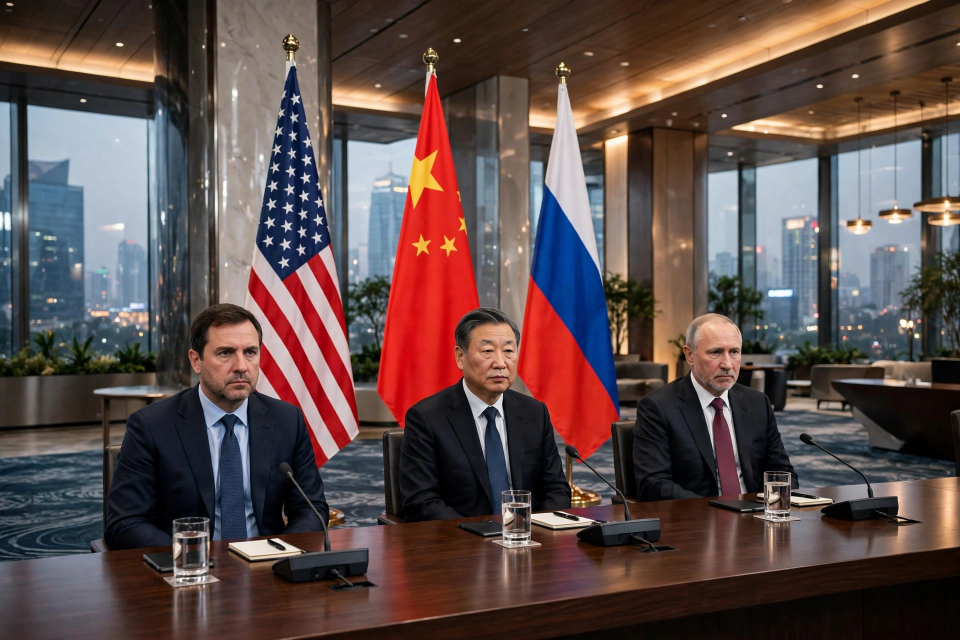
#> input picture panels/media-generation-hero-summit-0-99e63138-0863-4293-a611-42153d2e056a.webp, 1920 x 1280 px (shown at 1/2 size); its folder holds 3 pictures in this run
$ python compose.py
#> lines starting #> are read from the running program, lines starting #| are printed output that depends on the picture
#!/usr/bin/env python3
"""Compose the make.fun news-image entry for 22 November 2026.

A newspaper front page: masthead, two-line headline, hero summit photo,
two photo stories side by side, and a dark strip with markets + briefs.
All lettering is drawn with PIL, so the text stays crisp; the photos are
AI-generated editorial panels kept in ./panels.
Output: entry.png, 1024x1024, under the 1 MiB cap.
"""
import os
import sys

from PIL import Image, ImageDraw, ImageEnhance, ImageFont

HERE = os.path.dirname(os.path.abspath(__file__))
PANEL_DIR = os.path.join(HERE, "panels")

PAGE_W, PAGE_H = 1024, 1024
PAPER = (250, 246, 234)
INK = (18, 18, 18)
ACCENT = (176, 30, 42)
MUTED = (96, 92, 82)
CREAM = (250, 246, 234)
STRIP_INK = (232, 228, 216)

FONTS = {
    "mast": "/usr/share/fonts/truetype/dejavu/DejaVuSerif-Bold.ttf",
    "head": "/usr/share/fonts/truetype/dejavu/DejaVuSerif-Bold.ttf",
    "cap": "/usr/share/fonts/truetype/noto/NotoSerif-Italic.ttf",
    "sans": "/usr/share/fonts/truetype/dejavu/DejaVuSans.ttf",
    "sans_b": "/usr/share/fonts/truetype/dejavu/DejaVuSans-Bold.ttf",
}


def load(name, size):
#> in place_photo, img is the input picture: PIL image 1920x1280 RGB; mean R, G, B 94, 76.4, 74.4
    return ImageFont.truetype(FONTS[name], size)


def fit_crop(img, tw, th):
    """Center-crop the image to the target aspect ratio, then resize."""
#> called with tw = 968, th = 292
    w, h = img.size
#> w = 1920; h = 1280
    if w / h > tw / th:
        cut = int(h * tw / th)
        left = (w - cut) // 2
        img = img.crop((left, 0, left + cut, h))
    else:
        cut = int(w * th / tw)
#> cut = 579
        top = (h - cut) // 2
#> top = 350
        img = img.crop((0, top, w, top + cut))
#> img: PIL image 1920x579 RGB
    return img.resize((tw, th), Image.LANCZOS)
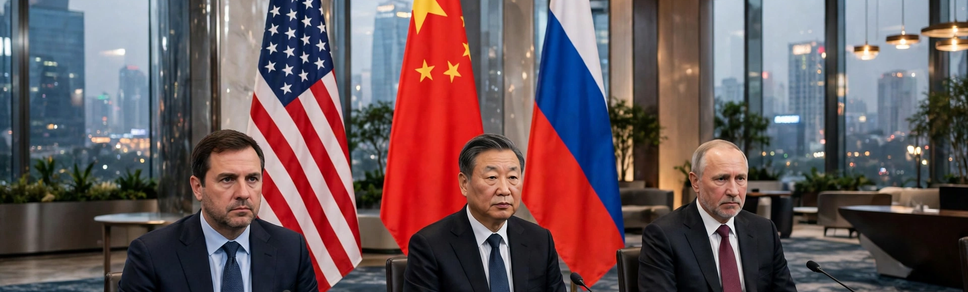
#> returned value: PIL image 968x292 RGB; mean R, G, B 105.9, 86.1, 89.7


def wrap_text(draw, text, font, max_width):
    out, current = [], ""
    for word in text.split():
        trial = (current + " " + word).strip()
        if draw.textlength(trial, font=font) <= max_width:
            current = trial
        else:
            out.append(current)
            current = word
    if current:
        out.append(current)
    return out


def place_photo(page, draw, filename, x, y, w, h):
    img = Image.open(os.path.join(PANEL_DIR, filename)).convert("RGB")
    img = fit_crop(img, w, h)
    img = ImageEnhance.Color(img).enhance(1.05)
#> img: PIL image 968x292 RGB
    img = ImageEnhance.Contrast(img).enhance(1.03)
    page.paste(img, (x, y))
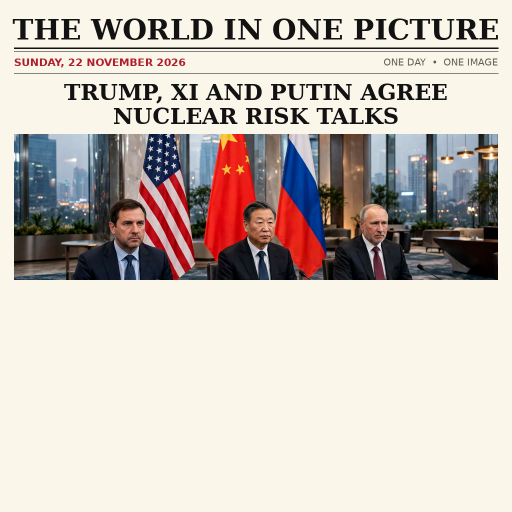
#> page: PIL image 1024x1024 RGB (shown at 1/2 size); mean R, G, B 202.6, 193.8, 186.5
    draw.rectangle([x, y, x + w, y + h], outline=INK, width=2)


def story_column(draw, x, y, width, kicker, subhead, body):
    draw.text((x, y), kicker, font=load("sans_b", 19), fill=ACCENT)
    draw.text((x, y + 24), subhead, font=load("sans_b", 17), fill=INK)
    lines = wrap_text(draw, body, load("sans", 16), width)
    cursor = y + 48
    for line in lines:
        draw.text((x, cursor), line, font=load("sans", 16), fill=INK)
        cursor += 20


def build():
    page = Image.new("RGB", (PAGE_W, PAGE_H), PAPER)
    draw = ImageDraw.Draw(page)
    margin = 28
    edge = PAGE_W - margin

    # Masthead.
    draw.text((PAGE_W // 2, 26), "THE WORLD IN ONE PICTURE",
              font=load("mast", 56), fill=INK, anchor="ma")
    draw.line([(margin, 96), (edge, 96)], fill=INK, width=3)
    draw.line([(margin, 102), (edge, 102)], fill=INK, width=1)

    # Dateline row.
    draw.text((margin, 112), "SUNDAY, 22 NOVEMBER 2026",
              font=load("sans_b", 21), fill=ACCENT)
    draw.text((edge, 113), "ONE DAY  \u2022  ONE IMAGE",
              font=load("sans", 19), fill=MUTED, anchor="ra")
    draw.line([(margin, 146), (edge, 146)], fill=INK, width=1)

    # Two-line headline.
    draw.text((PAGE_W // 2, 158), "TRUMP, XI AND PUTIN AGREE",
              font=load("head", 44), fill=INK, anchor="ma")
    draw.text((PAGE_W // 2, 206), "NUCLEAR RISK TALKS",
              font=load("head", 44), fill=INK, anchor="ma")

    # Hero photo: the Shenzhen summit.
    place_photo(page, draw,
                "media-generation-hero-summit-0-99e63138-0863-4293-a611-42153d2e056a.webp",
                margin, 268, edge - margin, 292)

    # Hero caption, two lines.
    caption = ("SHENZHEN \u2014 Trump, Xi and Putin hold the first trilateral summit "
               "in history and agree to open talks on nuclear risk reduction.")
    lines = wrap_text(draw, caption, load("cap", 19), edge - margin)
#> lines = 2 items
    cursor = 572
    for line in lines:
        draw.text((margin, cursor), line, font=load("cap", 19), fill=INK)
        cursor += 26
#> this loop made 2 passes
#> cursor on pass 1: 598
#> (line, cursor) on pass 2: ('nuclear risk reduction.', 624)
#> after the loop, cursor = 624

    # Two photo stories side by side.
    gap = 12
    col_w = (edge - margin - gap) // 2
    row_y, img_h = 640, 150
    place_photo(page, draw,
                "media-generation-panel-mexico-0-f7598a5d-1e16-44b7-90c0-1e262a10d1f1.webp",
                margin, row_y, col_w, img_h)
#> call 2 of place_photo, with x = 28, y = 640, w = 478, h = 150
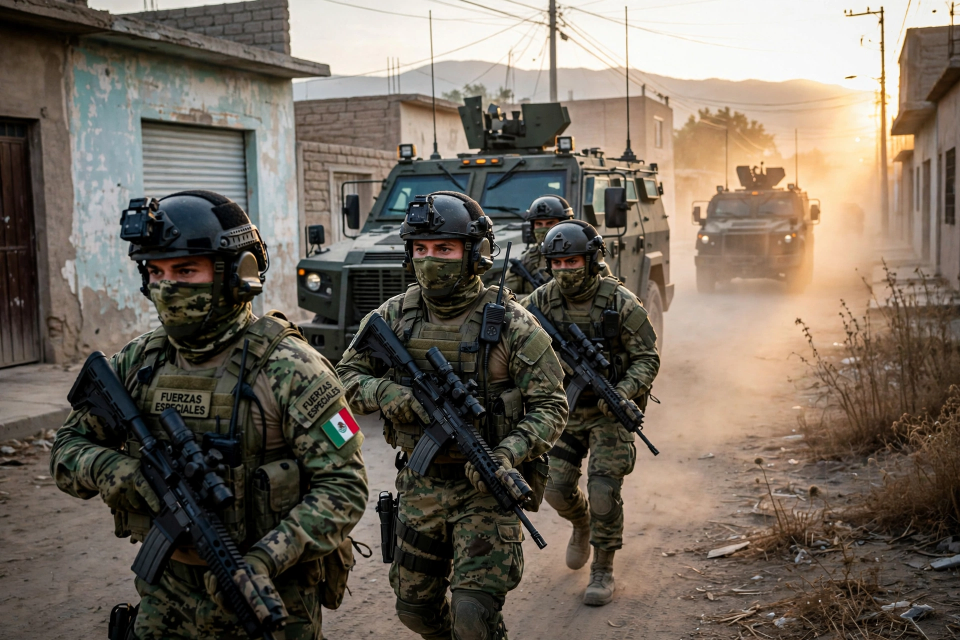
#> input picture panels/media-generation-panel-mexico-0-f7598a5d-1e16-44b7-90c0-1e262a10d1f1.webp, 1920 x 1280 px (shown at 1/2 size)
#> in place_photo, img is the input picture: PIL image 1920x1280 RGB; mean R, G, B 112.6, 102.8, 91.5
#> call 2 of fit_crop, with tw = 478, th = 150
#> in fit_crop (call 2), `return img.resize((tw, th), Image.LANCZOS)`:
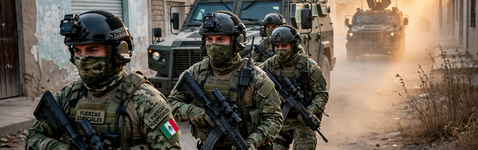
#> returned value: PIL image 478x150 RGB; mean R, G, B 101.4, 91.3, 79.8
    place_photo(page, draw,
                "media-generation-panel-hormuz-0-4732c55e-11de-4069-8a57-c84c60e67519.webp",
                margin + col_w + gap, row_y, col_w, img_h)
#> call 3 of place_photo, with x = 518, y = 640, w = 478, h = 150
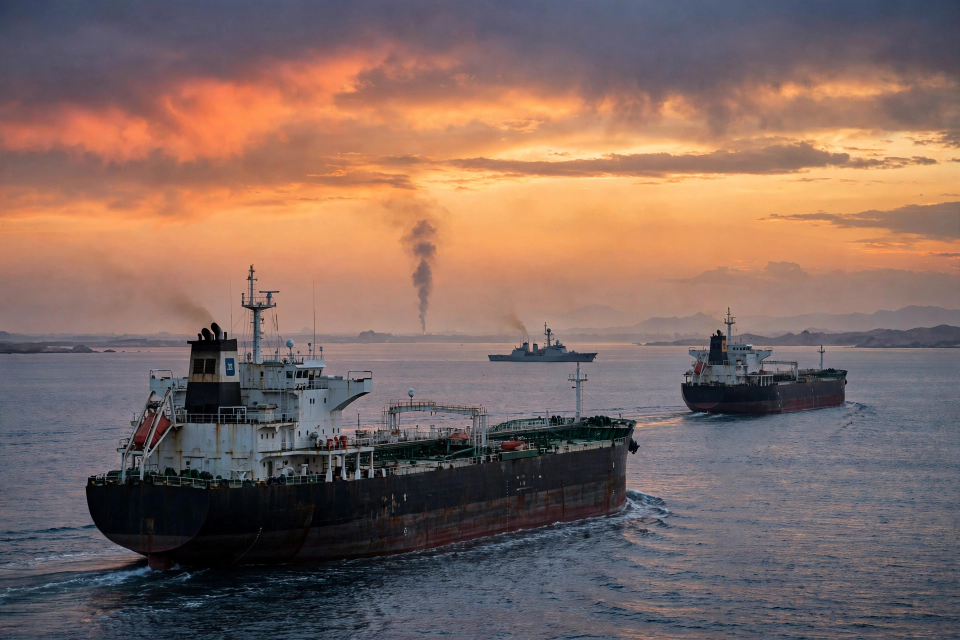
#> input picture panels/media-generation-panel-hormuz-0-4732c55e-11de-4069-8a57-c84c60e67519.webp, 1920 x 1280 px (shown at 1/2 size)
#> in place_photo, img is the input picture: PIL image 1920x1280 RGB; mean R, G, B 129.3, 105.1, 96.8
#> call 3 of fit_crop, with tw = 478, th = 150
#> in fit_crop (call 3), `return img.resize((tw, th), Image.LANCZOS)`:
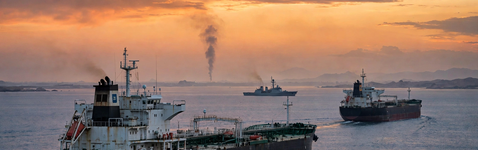
#> returned value: PIL image 478x150 RGB; mean R, G, B 153.8, 122.4, 105.7
    story_column(draw, margin, row_y + img_h + 10, col_w,
                 "SINALOA, MEXICO", "\u2018El Chapo Isidro\u2019 captured",
                 "Mexican troops seize cartel boss Fausto Isidro Meza "
                 "Flores; 11 killed in the raid.")
    story_column(draw, margin + col_w + gap, row_y + img_h + 10, col_w,
                 "STRAIT OF HORMUZ", "Iran strikes; tankers hit",
                 "Bahrain blames Iran for hitting a civilian site as two "
                 "tankers are attacked near Hormuz.")

    # Dark strip: markets + the day in brief.
    strip_y, strip_h = 904, 76
    draw.rectangle([margin, strip_y, edge, strip_y + strip_h], fill=INK)
    draw.text((margin + 14, strip_y + 10),
              "MARKETS  \u25bc  S&P 500 slides into correction as AI stocks plunge",
              font=load("sans_b", 17), fill=CREAM)
    draw.text((margin + 14, strip_y + 40),
              "COP31 \u2014 Climate talks in overtime  \u2022  PERU \u2014 6.7 quake shakes "
              "Andes  \u2022  INDONESIA \u2014 3 dead, 36 missing in fire",
              font=load("sans", 15), fill=STRIP_INK)

    # Footer.
    draw.text((PAGE_W // 2, 992),
              "Illustrated summary of the world\u2019s news  \u2022  22 November 2026",
              font=load("sans", 13), fill=MUTED, anchor="ma")

    out = os.path.join(HERE, "entry.png")
    page.save(out, "PNG", optimize=True, compress_level=9)
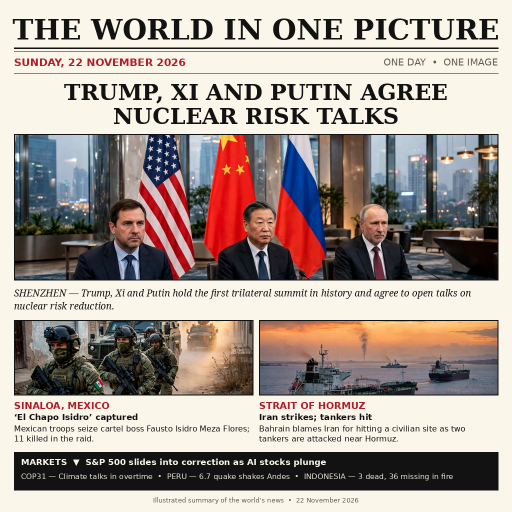
#> saved as entry.png: PIL image 1024x1024 RGB (shown at 1/2 size); mean R, G, B 166.7, 155.3, 148.7
    nbytes = os.path.getsize(out)
    print(f"entry.png: {page.size} {nbytes} bytes "
          f"({nbytes / 1048576:.2f} MiB) limit 1048576")
#| entry.png: (1024, 1024) 735453 bytes (0.70 MiB) limit 1048576
    if nbytes > 1048576:
        print("OVER LIMIT")
        return 1
    return 0


if __name__ == "__main__":
    sys.exit(build())
#> (the program exits here)
